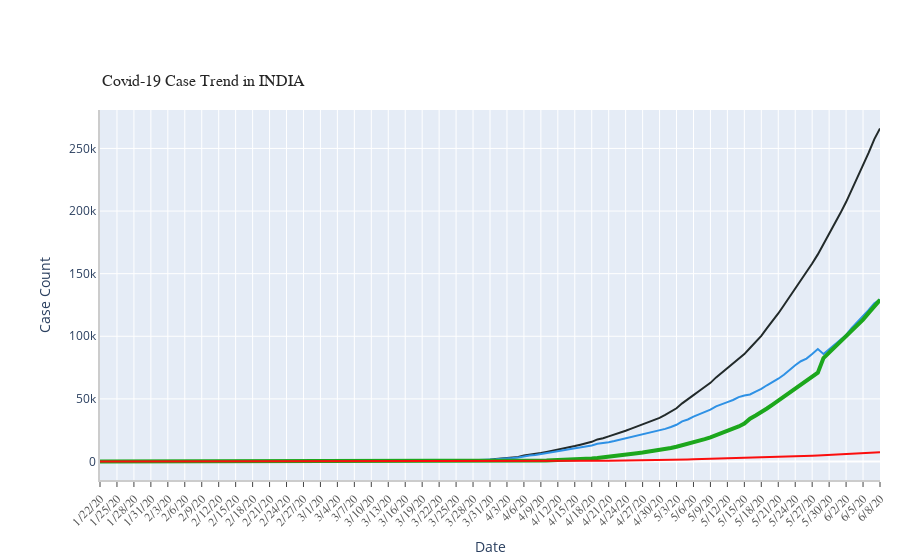

Here is the notebook cell this chart was saved with:
### Markdown cell above
## Covid-19 Case Trend in INDIA

### Code cell
ts_array = [confirmed_India_ts, active_India_ts, recovered_India_ts, deaths_India_ts]
labels = ['Confirmed', 'Active', 'Recovered', 'Deaths']
colors = [color_arr[5],  color_arr[0], color_arr[2], color_arr[3]]
mode_size = [8, 8, 12, 8]
line_size = [2, 2, 4, 2]

# Calling the draw_plot function defined above
fig_3 = draw_plot(ts_array = ts_array, 
                  ts_label = labels , 
                  title = "Covid-19 Case Trend in INDIA",
                  colors = colors, mode_size = mode_size, 
                  line_size = line_size , 
                  x_axis_title = "Date" , 
                  y_axis_title = "Case Count", 
                  tickangle = 315, 
                  yaxis_type = "", additional_annotations=[])

fig_3.show()

### Figure 1 — Plotly figure (JSON) as saved in the notebook; plotly's stock layout.template omitted (floating-point values rounded to 4 significant figures; data arrays with more than 128 entries replaced by an {"elided": "..."} marker saying what was removed)
{"data": [{"connectgaps": true, "line": {"color": "#222A2A", "width": 2}, "name": "Confirmed", "type": "scatter", "x": {"elided": "139 str values"}, "y": {"elided": "139 int values"}}, {"connectgaps": true, "line": {"color": "#2E91E5", "width": 2}, "name": "Active", "type": "scatter", "x": {"elided": "139 str values"}, "y": {"elided": "139 int values"}}, {"connectgaps": true, "line": {"color": "#1CA71C", "width": 4}, "name": "Recovered", "type": "scatter", "x": {"elided": "139 str values"}, "y": {"elided": "139 int values"}}, {"connectgaps": true, "line": {"color": "#FB0D0D", "width": 2}, "name": "Deaths", "type": "scatter", "x": {"elided": "139 str values"}, "y": {"elided": "139 int values"}}], "layout": {"annotations": [{"font": {"color": "rgb(37,37,37)", "family": "Arial", "size": 16}, "showarrow": false, "text": "Covid-19 Case Trend in INDIA", "x": 0, "xanchor": "left", "xref": "paper", "y": 1.05, "yanchor": "bottom", "yref": "paper"}], "autosize": true, "margin": {"autoexpand": false, "l": 100, "r": 20, "t": 110}, "showlegend": true, "xaxis": {"linecolor": "rgb(204, 204, 204)", "linewidth": 2, "showgrid": true, "showline": true, "showticklabels": true, "tickangle": -45, "tickfont": {"color": "rgb(82, 82, 82)", "family": "Arial", "size": 12}, "ticks": "outside", "title": {"text": "Date"}}, "yaxis": {"linecolor": "rgb(204, 204, 204)", "linewidth": 2, "showgrid": true, "showline": true, "showticklabels": true, "title": {"text": "Case Count"}}}}
